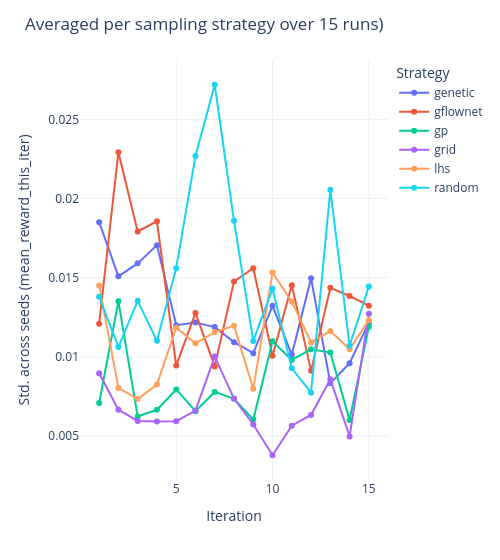

Notebook code for this chart:
### Code cell
plot_seed_variance(metrics, metric="mean_reward_this_iter")

### Figure 1 — Plotly figure (JSON) as saved in the notebook; plotly's stock layout.template omitted (floating-point values rounded to 4 significant figures)
{"data": [{"hovertemplate": "sampling_strategy=genetic<br>iteration=%{x}<br>std=%{y}<extra></extra>", "legendgroup": "genetic", "line": {"color": "#636efa", "dash": "solid"}, "marker": {"symbol": "circle"}, "mode": "lines+markers", "name": "genetic", "orientation": "v", "showlegend": true, "type": "scatter", "x": [1, 2, 3, 4, 5, 6, 7, 8, 9, 10, 11, 12, 13, 14, 15], "xaxis": "x", "y": [0.01851, 0.01509, 0.01591, 0.01706, 0.012, 0.01217, 0.01188, 0.01093, 0.01023, 0.01322, 0.01013, 0.01496, 0.008325, 0.009602, 0.01216], "yaxis": "y"}, {"hovertemplate": "sampling_strategy=gflownet<br>iteration=%{x}<br>std=%{y}<extra></extra>", "legendgroup": "gflownet", "line": {"color": "#EF553B", "dash": "solid"}, "marker": {"symbol": "circle"}, "mode": "lines+markers", "name": "gflownet", "orientation": "v", "showlegend": true, "type": "scatter", "x": [1, 2, 3, 4, 5, 6, 7, 8, 9, 10, 11, 12, 13, 14, 15], "xaxis": "x", "y": [0.01209, 0.02293, 0.01792, 0.01856, 0.00945, 0.01278, 0.009393, 0.01476, 0.0156, 0.01006, 0.01452, 0.009129, 0.01436, 0.01384, 0.01323], "yaxis": "y"}, {"hovertemplate": "sampling_strategy=gp<br>iteration=%{x}<br>std=%{y}<extra></extra>", "legendgroup": "gp", "line": {"color": "#00cc96", "dash": "solid"}, "marker": {"symbol": "circle"}, "mode": "lines+markers", "name": "gp", "orientation": "v", "showlegend": true, "type": "scatter", "x": [1, 2, 3, 4, 5, 6, 7, 8, 9, 10, 11, 12, 13, 14, 15], "xaxis": "x", "y": [0.007083, 0.01351, 0.00623, 0.006656, 0.007941, 0.00657, 0.007784, 0.007354, 0.006042, 0.01099, 0.009808, 0.01048, 0.01027, 0.006018, 0.0119], "yaxis": "y"}, {"hovertemplate": "sampling_strategy=grid<br>iteration=%{x}<br>std=%{y}<extra></extra>", "legendgroup": "grid", "line": {"color": "#ab63fa", "dash": "solid"}, "marker": {"symbol": "circle"}, "mode": "lines+markers", "name": "grid", "orientation": "v", "showlegend": true, "type": "scatter", "x": [1, 2, 3, 4, 5, 6, 7, 8, 9, 10, 11, 12, 13, 14, 15], "xaxis": "x", "y": [0.008964, 0.006664, 0.005954, 0.005916, 0.005936, 0.006611, 0.01002, 0.007362, 0.005727, 0.003784, 0.005654, 0.006331, 0.00859, 0.004973, 0.01273], "yaxis": "y"}, {"hovertemplate": "sampling_strategy=lhs<br>iteration=%{x}<br>std=%{y}<extra></extra>", "legendgroup": "lhs", "line": {"color": "#FFA15A", "dash": "solid"}, "marker": {"symbol": "circle"}, "mode": "lines+markers", "name": "lhs", "orientation": "v", "showlegend": true, "type": "scatter", "x": [1, 2, 3, 4, 5, 6, 7, 8, 9, 10, 11, 12, 13, 14, 15], "xaxis": "x", "y": [0.0145, 0.008037, 0.007334, 0.008247, 0.01184, 0.01085, 0.01157, 0.01196, 0.007992, 0.01533, 0.01349, 0.01091, 0.01163, 0.01049, 0.01231], "yaxis": "y"}, {"hovertemplate": "sampling_strategy=random<br>iteration=%{x}<br>std=%{y}<extra></extra>", "legendgroup": "random", "line": {"color": "#19d3f3", "dash": "solid"}, "marker": {"symbol": "circle"}, "mode": "lines+markers", "name": "random", "orientation": "v", "showlegend": true, "type": "scatter", "x": [1, 2, 3, 4, 5, 6, 7, 8, 9, 10, 11, 12, 13, 14, 15], "xaxis": "x", "y": [0.01379, 0.01063, 0.01354, 0.01101, 0.0156, 0.02269, 0.02719, 0.0186, 0.01101, 0.0143, 0.009278, 0.007736, 0.02055, 0.0107, 0.01445], "yaxis": "y"}], "layout": {"legend": {"title": {"text": "Strategy"}, "tracegroupgap": 0}, "margin": {"t": 60}, "title": {"text": "Averaged per sampling strategy over 15 runs)"}, "width": 500, "xaxis": {"anchor": "y", "domain": [0, 1], "title": {"text": "Iteration"}}, "yaxis": {"anchor": "x", "domain": [0, 1], "title": {"text": "Std. across seeds (mean_reward_this_iter)"}}}}
